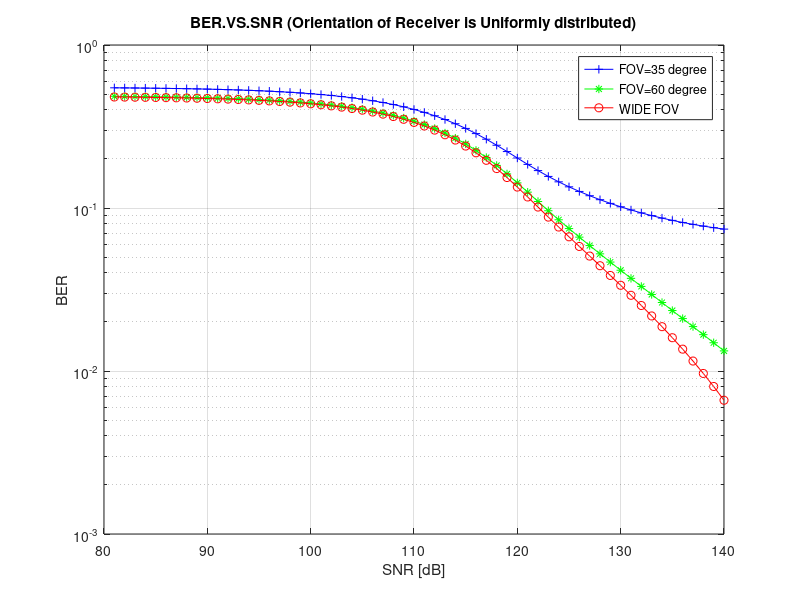

Write the MATLAB code that produced this figure.
clc
clear all;
close all;
dim=60;                                                     %%%% width of x axis
snrlowerlimit=80;                                             %%%% x axis is ber vs snr
parts=1000;                                                 %%%% larger it is better the results
                                         
pen=zeros(dim,3);
snr=zeros(dim,1);                                         

fov1=pi*(35/180);
fov2=pi*(60/180);                                              %%% 1----FOV=35 degree
                                 %%% 2----FOV=60 degree
cdf1=0.6111;                                        %%% 3----wide FOV
cdf2= 0.27777;
delta=[0.1318 9.85e-12];
product1=cdf1*delta(1) ;  
product2=cdf2*delta(2) ;  


cdf=[cdf1 cdf2];
fov=[fov1 fov2 ];
product=[product1 product2 0];
const=[3.7569 2.1270 1.4259];
hc3=4e-12;
hc=[hc3 hc3];

%%%%%%%%%%%%%%%%%%%%%%%%%%%%%%%%%%%%%%%%%%%%%%%%%%%%%%%%%%%%%%%%%%%%%%%%%%%%%%%%%%%%%%%%%%%%%%%%%%%%%%%%%%%%

for aa=1:1:2    
for s=1:1:dim
    k=s+snrlowerlimit;
    
    ebno=10^(k/10);
    en=1/ebno;
    snr(s,1)=k;
    for x=(hc(aa)/parts)*(cos(fov(aa))^2):hc(aa)/parts:hc(aa)-hc(aa)/parts
        % zz=0.5*acos((2*x*(1/hc(aa)))-1);
      %  ff1=sqrt(2*pi*(pi/9));
        ff2=sqrt((4*x)*(hc(aa)-x));                  % for normal distribution with narrow fov
      %  ff3=exp(((zz-(pi/6))^2)/(2*(pi/9)));
        ff=(2/pi)/(ff2);
        ggn=erfc(sqrt(ebno*x*0.5))*0.5*ff;
        %ggn=erfc(sqrt(ebno*x))*0.5*ff;
        pen(s,aa)=pen(s,aa)+ ggn*(hc(aa)/parts);
    end
         x=0; 
        ffff=delta(aa);
        ggggn=erfc(sqrt(ebno*x*0.5))*0.5*ffff;
       pen(s,aa)=pen(s,aa)+ ggggn;    
end
end


%%%%%%%%%%%%%%%%%%%%%%%%%%%%%%%%%%%%%%%%%%%%%%%%%%%%%%%%%%%%%%%%%%%%%%%%%%%%%%%%%%%%%%%%%%%%%%%%%%%%%%%%%%%%%


aaa=3;
for s=1:1:dim
    k=s+snrlowerlimit;
    ebno=10^(k/10);
    snr(s,1)=k;
    for x=hc3/parts:hc3/parts:hc3-hc3/parts
        % zz=0.5*acos((2*x*(1/hc(aa)))-1);
      %  ff1=sqrt(2*pi*(pi/9));
        ff2=sqrt((4*x)*(hc3-x));                  % for normal distribution with narrow fov
      %  ff3=exp(((zz-(pi/6))^2)/(2*(pi/9)));
        ff=(2/pi)/(ff2);
        ggn=erfc(sqrt(ebno*x*0.5))*0.5*ff;
        %ggn=erfc(sqrt(ebno*x))*0.5*ff;
        pen(s,aaa)=pen(s,aaa)+ ggn*(hc3/parts);
    end    
end

%%%%%%%%%%%%%%%%%%%%%%%%%%%%%%%%%%%%%%%%%%%%%%%%%%%%%%%%%%%%%%%%%%%%%%%%%%%%%%%%%%%%%%%%%%%%%%%%%%%%%%%%%%%%%%%%%%%%%%5

semilogy(snr,pen(:,1),'-+b');
hold on
semilogy(snr,pen(:,2),'-*g');
hold on
semilogy(snr,pen(:,3),'-or');
grid;
title('BER.VS.SNR (Orientation of Receiver is Uniformly distributed)');
ylabel('BER');
xlabel('SNR [dB]');
legend('FOV=35 degree','FOV=60 degree','WIDE FOV');
